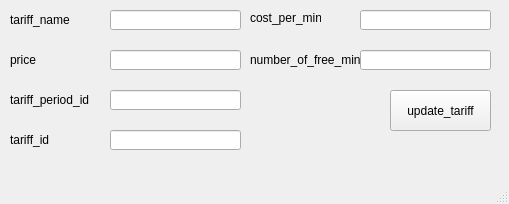
<?xml version="1.0" encoding="UTF-8"?>
<ui version="4.0">
 <class>update_tariff_window</class>
 <widget class="QMainWindow" name="update_tariff_window">
  <property name="geometry">
   <rect>
    <x>0</x>
    <y>0</y>
    <width>509</width>
    <height>204</height>
   </rect>
  </property>
  <property name="windowTitle">
   <string>MainWindow</string>
  </property>
  <widget class="QWidget" name="centralwidget">
   <widget class="QLabel" name="label">
    <property name="geometry">
     <rect>
      <x>10</x>
      <y>10</y>
      <width>91</width>
      <height>20</height>
     </rect>
    </property>
    <property name="text">
     <string>tariff_name</string>
    </property>
   </widget>
   <widget class="QLabel" name="label_2">
    <property name="geometry">
     <rect>
      <x>10</x>
      <y>50</y>
      <width>91</width>
      <height>20</height>
     </rect>
    </property>
    <property name="text">
     <string>price</string>
    </property>
   </widget>
   <widget class="QLabel" name="label_3">
    <property name="geometry">
     <rect>
      <x>250</x>
      <y>50</y>
      <width>111</width>
      <height>20</height>
     </rect>
    </property>
    <property name="text">
     <string>number_of_free_min</string>
    </property>
   </widget>
   <widget class="QLabel" name="label_4">
    <property name="geometry">
     <rect>
      <x>250</x>
      <y>10</y>
      <width>71</width>
      <height>16</height>
     </rect>
    </property>
    <property name="text">
     <string>cost_per_min</string>
    </property>
   </widget>
   <widget class="QLineEdit" name="lineEdit_price">
    <property name="geometry">
     <rect>
      <x>110</x>
      <y>50</y>
      <width>131</width>
      <height>20</height>
     </rect>
    </property>
   </widget>
   <widget class="QLineEdit" name="lineEdit_tariff_name">
    <property name="geometry">
     <rect>
      <x>110</x>
      <y>10</y>
      <width>131</width>
      <height>20</height>
     </rect>
    </property>
   </widget>
   <widget class="QLineEdit" name="lineEdit_number_of_free_min">
    <property name="geometry">
     <rect>
      <x>360</x>
      <y>50</y>
      <width>131</width>
      <height>20</height>
     </rect>
    </property>
   </widget>
   <widget class="QLineEdit" name="lineEdit_cost_per_min">
    <property name="geometry">
     <rect>
      <x>360</x>
      <y>10</y>
      <width>131</width>
      <height>20</height>
     </rect>
    </property>
   </widget>
   <widget class="QPushButton" name="update_tariff_button">
    <property name="geometry">
     <rect>
      <x>390</x>
      <y>90</y>
      <width>101</width>
      <height>41</height>
     </rect>
    </property>
    <property name="text">
     <string>update_tariff</string>
    </property>
   </widget>
   <widget class="QLabel" name="label_5">
    <property name="geometry">
     <rect>
      <x>10</x>
      <y>90</y>
      <width>91</width>
      <height>20</height>
     </rect>
    </property>
    <property name="text">
     <string>tariff_period_id</string>
    </property>
   </widget>
   <widget class="QLineEdit" name="lineEdit_tariff_period_id">
    <property name="geometry">
     <rect>
      <x>110</x>
      <y>90</y>
      <width>131</width>
      <height>20</height>
     </rect>
    </property>
   </widget>
   <widget class="QLabel" name="label_6">
    <property name="geometry">
     <rect>
      <x>10</x>
      <y>130</y>
      <width>91</width>
      <height>20</height>
     </rect>
    </property>
    <property name="text">
     <string>tariff_id</string>
    </property>
   </widget>
   <widget class="QLineEdit" name="lineEdit_tariff_id">
    <property name="geometry">
     <rect>
      <x>110</x>
      <y>130</y>
      <width>131</width>
      <height>20</height>
     </rect>
    </property>
   </widget>
  </widget>
  <widget class="QMenuBar" name="menubar">
   <property name="geometry">
    <rect>
     <x>0</x>
     <y>0</y>
     <width>509</width>
     <height>21</height>
    </rect>
   </property>
  </widget>
  <widget class="QStatusBar" name="statusbar"/>
 </widget>
 <resources/>
 <connections/>
</ui>
